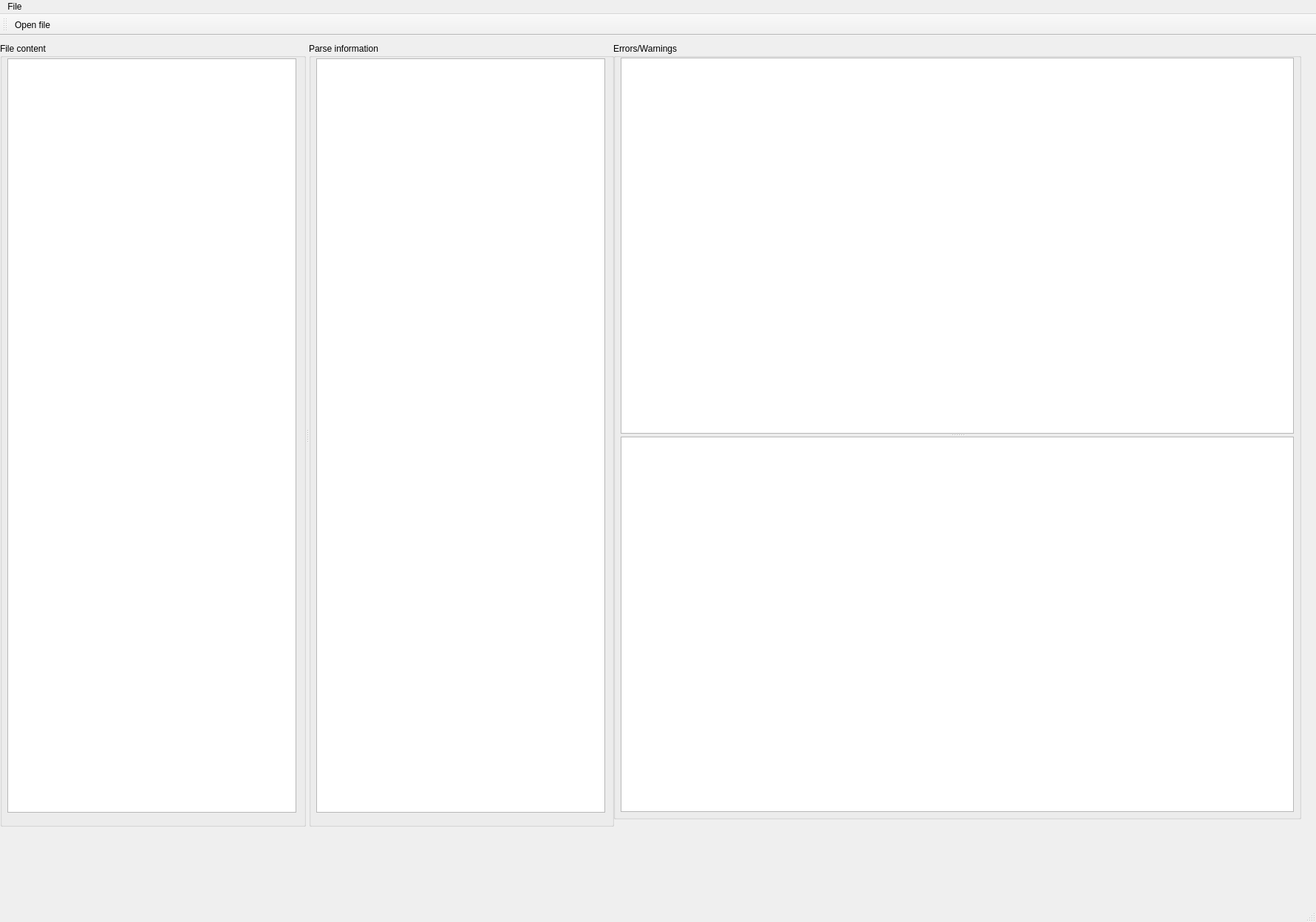
<?xml version="1.0" encoding="UTF-8"?>
<ui version="4.0">
 <class>MainWindow</class>
 <widget class="QMainWindow" name="MainWindow">
  <property name="geometry">
   <rect>
    <x>0</x>
    <y>0</y>
    <width>1781</width>
    <height>1248</height>
   </rect>
  </property>
  <property name="windowTitle">
   <string>MainWindow</string>
  </property>
  <widget class="QWidget" name="centralwidget">
   <widget class="QSplitter" name="splitter">
    <property name="geometry">
     <rect>
      <x>0</x>
      <y>10</y>
      <width>831</width>
      <height>1061</height>
     </rect>
    </property>
    <property name="orientation">
     <enum>Qt::Horizontal</enum>
    </property>
    <widget class="QGroupBox" name="groupBox">
     <property name="sizePolicy">
      <sizepolicy hsizetype="Preferred" vsizetype="Preferred">
       <horstretch>0</horstretch>
       <verstretch>4</verstretch>
      </sizepolicy>
     </property>
     <property name="title">
      <string>File content</string>
     </property>
     <widget class="QPlainTextEdit" name="fileContentOutput">
      <property name="geometry">
       <rect>
        <x>10</x>
        <y>21</y>
        <width>391</width>
        <height>1021</height>
       </rect>
      </property>
     </widget>
    </widget>
    <widget class="QGroupBox" name="groupBox_2">
     <property name="sizePolicy">
      <sizepolicy hsizetype="Preferred" vsizetype="Preferred">
       <horstretch>0</horstretch>
       <verstretch>4</verstretch>
      </sizepolicy>
     </property>
     <property name="title">
      <string>Parse information</string>
     </property>
     <widget class="QPlainTextEdit" name="parseInformationOutput">
      <property name="geometry">
       <rect>
        <x>10</x>
        <y>21</y>
        <width>391</width>
        <height>1021</height>
       </rect>
      </property>
     </widget>
    </widget>
   </widget>
   <widget class="QGroupBox" name="groupBox_3">
    <property name="geometry">
     <rect>
      <x>830</x>
      <y>10</y>
      <width>931</width>
      <height>1051</height>
     </rect>
    </property>
    <property name="autoFillBackground">
     <bool>false</bool>
    </property>
    <property name="title">
     <string>Errors/Warnings</string>
    </property>
    <widget class="QSplitter" name="splitter_2">
     <property name="geometry">
      <rect>
       <x>10</x>
       <y>20</y>
       <width>911</width>
       <height>1021</height>
      </rect>
     </property>
     <property name="orientation">
      <enum>Qt::Vertical</enum>
     </property>
     <widget class="QPlainTextEdit" name="errorsOutput">
      <property name="autoFillBackground">
       <bool>false</bool>
      </property>
      <property name="sizeAdjustPolicy">
       <enum>QAbstractScrollArea::AdjustIgnored</enum>
      </property>
     </widget>
     <widget class="QPlainTextEdit" name="warningsOutput">
      <property name="enabled">
       <bool>true</bool>
      </property>
      <property name="autoFillBackground">
       <bool>false</bool>
      </property>
      <property name="sizeAdjustPolicy">
       <enum>QAbstractScrollArea::AdjustIgnored</enum>
      </property>
     </widget>
    </widget>
   </widget>
  </widget>
  <widget class="QMenuBar" name="menubar">
   <property name="geometry">
    <rect>
     <x>0</x>
     <y>0</y>
     <width>1781</width>
     <height>21</height>
    </rect>
   </property>
   <widget class="QMenu" name="menuFile">
    <property name="title">
     <string>File</string>
    </property>
    <addaction name="actionOpen_file"/>
    <addaction name="actionQuit"/>
   </widget>
   <addaction name="menuFile"/>
  </widget>
  <widget class="QStatusBar" name="statusbar"/>
  <widget class="QToolBar" name="toolBar">
   <property name="windowTitle">
    <string>toolBar</string>
   </property>
   <attribute name="toolBarArea">
    <enum>TopToolBarArea</enum>
   </attribute>
   <attribute name="toolBarBreak">
    <bool>false</bool>
   </attribute>
   <addaction name="actionOpen_file"/>
  </widget>
  <action name="actionOpen_file">
   <property name="icon">
    <iconset>
     <normaloff>../resources/open.png</normaloff>../resources/open.png</iconset>
   </property>
   <property name="text">
    <string>Open file</string>
   </property>
  </action>
  <action name="actionQuit">
   <property name="text">
    <string>Quit</string>
   </property>
  </action>
 </widget>
 <resources/>
 <connections/>
</ui>
